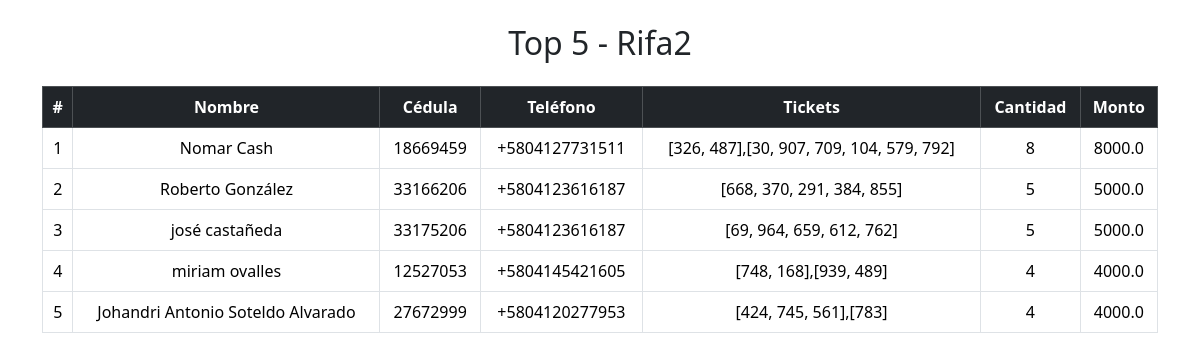
Screenshot of /2/admin/dashboard/solicitudes/top (signed in) with the database file from the repository.
### tables this page shows
CREATE TABLE requeridos (
    id INTEGER PRIMARY KEY AUTOINCREMENT,
    nombre_apellidos TEXT NOT NULL,
    cedula TEXT NOT NULL,
    telefono TEXT NOT NULL,
    referencia TEXT NOT NULL,
    digitos TEXT NOT NULL,
    tickets_vendidos INTEGER NOT NULL,
    monto TEXT NOT NULL,
    fecha TEXT NOT NULL,
    estatus TEXT DEFAULT NULL,
    link TEXT
);

### app.py (the view)
@app.route("/2/admin/dashboard/solicitudes/top")
@login_required
def top2():
    solicitudes = get_data02()
    return render_template("top2.html", solicitudes=solicitudes)

### app.py (called while the page is built)
def login_required(f):
    @wraps(f)
    def decorated_function(*args, **kwargs):
        if not session.get('logged_in'):  # Verifica si el usuario está autenticado
            return redirect(url_for('admin_index'))  # Redirige al login si no está autenticado
        return f(*args, **kwargs)
    return decorated_function

### templates/top2.html (shortened to what this page needs)
<!DOCTYPE html>
<html lang="es">
<head>
    <link href="https://cdn.jsdelivr.net/npm/bootstrap@5.3.3/dist/css/bootstrap.min.css" rel="stylesheet">
</head>
<body>
    <div class="container my-4">
        <h2 class="text-center mb-4">Top 5 - Rifa2</h2>
        <div class="table-responsive">
            <table class="table table-hover table-bordered align-middle text-center">
                <thead class="table-dark">
                    <tr>
                        <th>Nombre</th>
                        <th>Cédula</th>
                        <th>Teléfono</th>
                        <th>Tickets</th>
                        <th>Cantidad</th>
                        <th>Monto</th>
                    </tr>
                </thead>
                <tbody>
                    {% for solicitud in solicitudes %}
                    <tr>
                        <td class="clickable-cell">{{ solicitud.nombre }}</td>
                        <td class="clickable-cell">{{ solicitud.cedula }}</td>
                        <td class="clickable-cell">{{ solicitud.telefono }}</td>
                        <td class="clickable-cell">{{ solicitud.cartones }}</td>
                        <td class="clickable-cell">{{ solicitud.length }}</td>
                        <td class="clickable-cell">{{ solicitud.monto }}</td>
                    </tr>
                    {% endfor %}
                </tbody>
            </table>
        </div>
    </div>
</body>
</html>

### templates/top2.html (style rules this page uses)
.table-responsive { margin-bottom: 1rem; overflow-x: auto; -webkit-overflow-scrolling: touch; }
.clickable-cell { cursor: pointer; }

### rows the page displays
requeridos: nombre "miriam ovalles", cedula "12527053", telefono "+5804145421605", cartones "[748, 168],[939, 489]", length "4", monto "4000.0"
requeridos: nombre "Nomar Cash", cedula "18669459", telefono "+5804127731511", cartones "[326, 487],[30, 907, 709, 104, 579, 792]", length "8", monto "8000.0"
requeridos: nombre "Johandri Antonio Soteldo Alvarado", cedula "27672999", telefono "+5804120277953", cartones "[424, 745, 561],[783]", length "4", monto "4000.0"
requeridos: nombre "Roberto González", cedula "33166206", telefono "+5804123616187", cartones "[668, 370, 291, 384, 855]", length "5", monto "5000.0"
requeridos: nombre "josé castañeda", cedula "33175206", telefono "+5804123616187", cartones "[69, 964, 659, 612, 762]", length "5", monto "5000.0"
